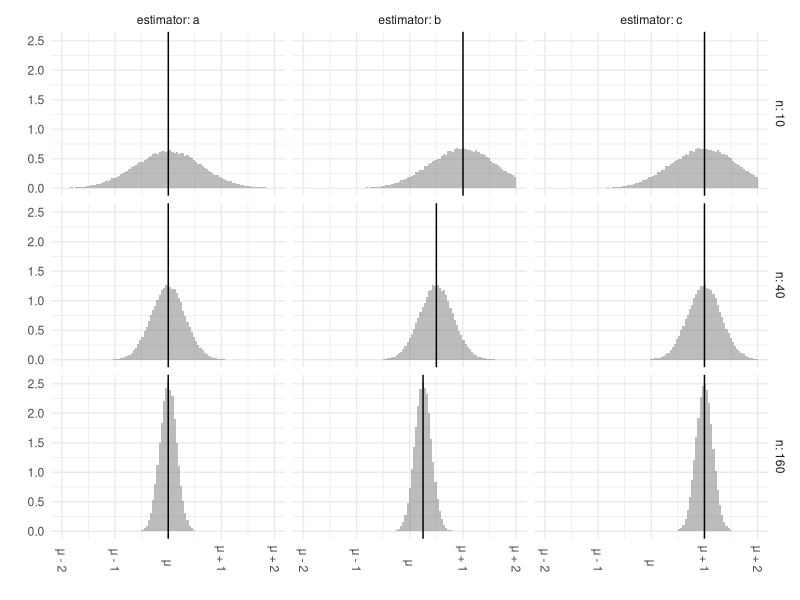
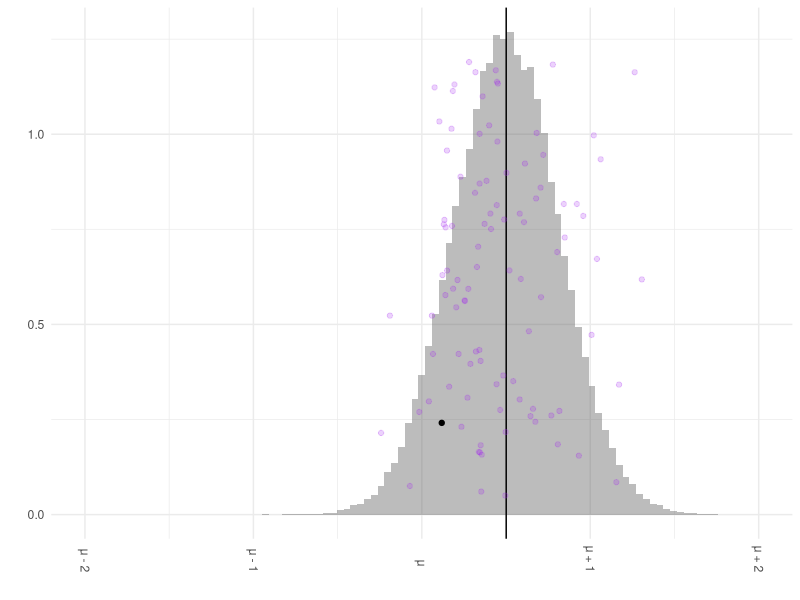

R code for these plots, in order:
## ---- chunk 1
#| echo: false
library(ggplot2)
library(purrr)
library(tidyverse)
library(scales)
theme_set(theme_minimal())
## ---- chunk 2
#| echo: false
#| out-height: 4in
set.seed(1234)
error <- 2 * rnorm(100000)
bias <- list(a = function(n) 0, b = function(n) sqrt(10) / sqrt(n), c = function(n) 1)

plotdata <- expand_grid(estimator = names(bias), n = c(10, 40, 160)) %>%
    pmap(function(estimator, n) {
        thebias <- bias[[estimator]](n)
        data.frame(estimator = estimator, n = n, muhat = thebias + error / sqrt(n))
    }) |>
    bind_rows()
summaries <- plotdata |>
    group_by(n, estimator) |>
    summarize(mean = mean(muhat))

breaks <- seq(-4, 4, by = 2) / 2
signs <- case_when(
    breaks < 0 ~ "-",
    breaks == 0 ~ "",
    breaks > 0 ~ "+"
)
offsets <- case_when(
    breaks != 0 ~ sprintf("%d", abs(breaks)),
    breaks == 0 ~ ""
)
labels.abstract <- sprintf("μ %s %s", signs, offsets)

ggplot(plotdata) +
    geom_histogram(aes(x = muhat, y = after_stat(density)), bins = 100, alpha = .4) +
    geom_vline(aes(xintercept = mean), data = summaries) +
    scale_x_continuous(breaks = breaks, labels = labels.abstract, limits = range(breaks)) +
    theme(axis.text.x = element_text(angle = -90, vjust = 0.5, hjust = 1)) +
    xlab("") +
    ylab("") +
    facet_grid(n ~ estimator, labeller = labeller(n = label_both, estimator = label_both))
## ---- chunk 3
K <- 100
plotdata$height <- runif(nrow(plotdata), 0, 1.2)
dotplotdata <- plotdata |> filter(n == 40 & estimator == "b")
dotplotsummaries <- summaries |> filter(n == 40 & estimator == "b")

ggplot(dotplotdata) +
    geom_histogram(aes(x = muhat, y = after_stat(density)), bins = 100, alpha = .4) +
    geom_vline(aes(xintercept = mean), data = dotplotsummaries) +
    geom_point(aes(x = muhat, y = height),
        alpha = .2,
        color = "purple", data = dotplotdata[2:K, ]
    ) +
    geom_point(aes(x = muhat, y = height),
        alpha = 1,
        color = "black", data = dotplotdata[1, ]
    ) +
    scale_x_continuous(breaks = breaks, labels = labels.abstract, limits = range(breaks)) +
    theme(axis.text.x = element_text(angle = -90, vjust = 0.5, hjust = 1)) +
    xlab("") +
    ylab("")
